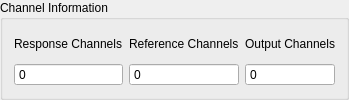
        <widget class="QGroupBox" name="channel_information_groupbox">
         <property name="title">
          <string>Channel Information</string>
         </property>
         <layout class="QGridLayout" name="gridLayout_3">
          <item row="0" column="1">
           <layout class="QVBoxLayout" name="reference_channels_layout">
            <item>
             <widget class="QLabel" name="reference_channels_label">
              <property name="text">
               <string>Reference Channels</string>
              </property>
             </widget>
            </item>
            <item>
             <widget class="QSpinBox" name="reference_channels_display">
              <property name="enabled">
               <bool>true</bool>
              </property>
              <property name="toolTip">
               <string>&lt;html&gt;&lt;head/&gt;&lt;body&gt;&lt;p&gt;&lt;span style=&quot; font-weight:600;&quot;&gt;Reference Channels&lt;/span&gt;&lt;/p&gt;&lt;p&gt;Number of reference channels used to compute frequency response function&lt;/p&gt;&lt;/body&gt;&lt;/html&gt;</string>
              </property>
              <property name="readOnly">
               <bool>true</bool>
              </property>
              <property name="buttonSymbols">
               <enum>QAbstractSpinBox::NoButtons</enum>
              </property>
              <property name="prefix">
               <string/>
              </property>
              <property name="maximum">
               <number>1000000</number>
              </property>
             </widget>
            </item>
           </layout>
          </item>
          <item row="0" column="2">
           <layout class="QVBoxLayout" name="output_channels_layout">
            <item>
             <widget class="QLabel" name="output_channels_label">
              <property name="text">
               <string>Output Channels</string>
              </property>
             </widget>
            </item>
            <item>
             <widget class="QSpinBox" name="output_channels_display">
              <property name="enabled">
               <bool>true</bool>
              </property>
              <property name="toolTip">
               <string>&lt;html&gt;&lt;head/&gt;&lt;body&gt;&lt;p&gt;&lt;span style=&quot; font-weight:600;&quot;&gt;Output Channels&lt;/span&gt;&lt;/p&gt;&lt;p&gt;Number of excitation channels in the current test.&lt;/p&gt;&lt;/body&gt;&lt;/html&gt;</string>
              </property>
              <property name="readOnly">
               <bool>true</bool>
              </property>
              <property name="buttonSymbols">
               <enum>QAbstractSpinBox::NoButtons</enum>
              </property>
              <property name="prefix">
               <string/>
              </property>
              <property name="maximum">
               <number>1000000</number>
              </property>
             </widget>
            </item>
           </layout>
          </item>
          <item row="0" column="0">
           <layout class="QVBoxLayout" name="response_channels_layout">
            <item>
             <widget class="QLabel" name="response_channels_label">
              <property name="text">
               <string>Response Channels</string>
              </property>
             </widget>
            </item>
            <item>
             <widget class="QSpinBox" name="response_channels_display">
              <property name="enabled">
               <bool>true</bool>
              </property>
              <property name="toolTip">
               <string>&lt;html&gt;&lt;head/&gt;&lt;body&gt;&lt;p&gt;&lt;span style=&quot; font-weight:600;&quot;&gt;Response Channels&lt;/span&gt;&lt;/p&gt;&lt;p&gt;Number of response channels used when computing frequency response functions.&lt;/p&gt;&lt;/body&gt;&lt;/html&gt;</string>
              </property>
              <property name="readOnly">
               <bool>true</bool>
              </property>
              <property name="buttonSymbols">
               <enum>QAbstractSpinBox::NoButtons</enum>
              </property>
              <property name="prefix">
               <string/>
              </property>
              <property name="maximum">
               <number>1000000</number>
              </property>
             </widget>
            </item>
           </layout>
          </item>
         </layout>
        </widget>
